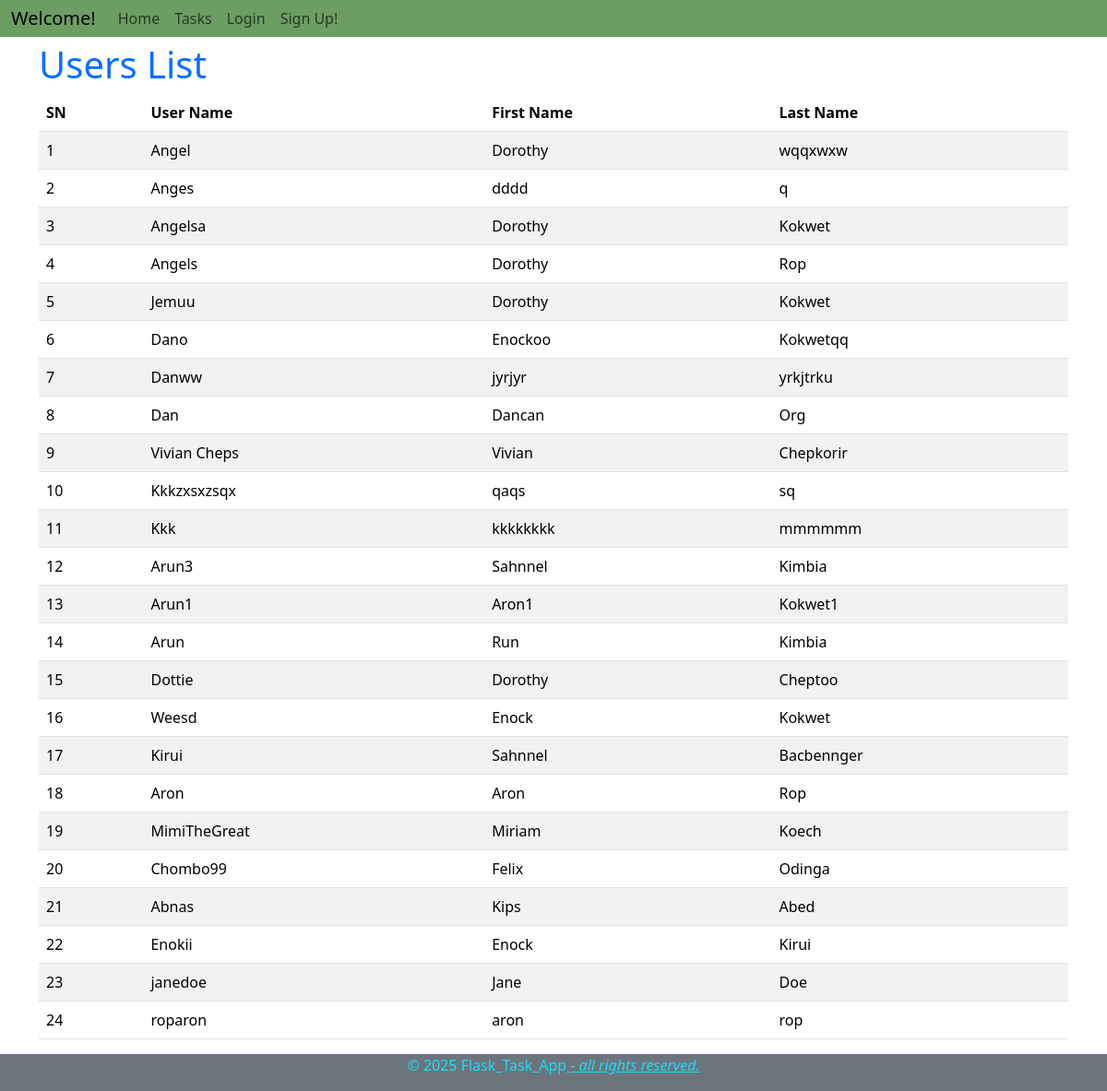
The app's page /user_list, older data.
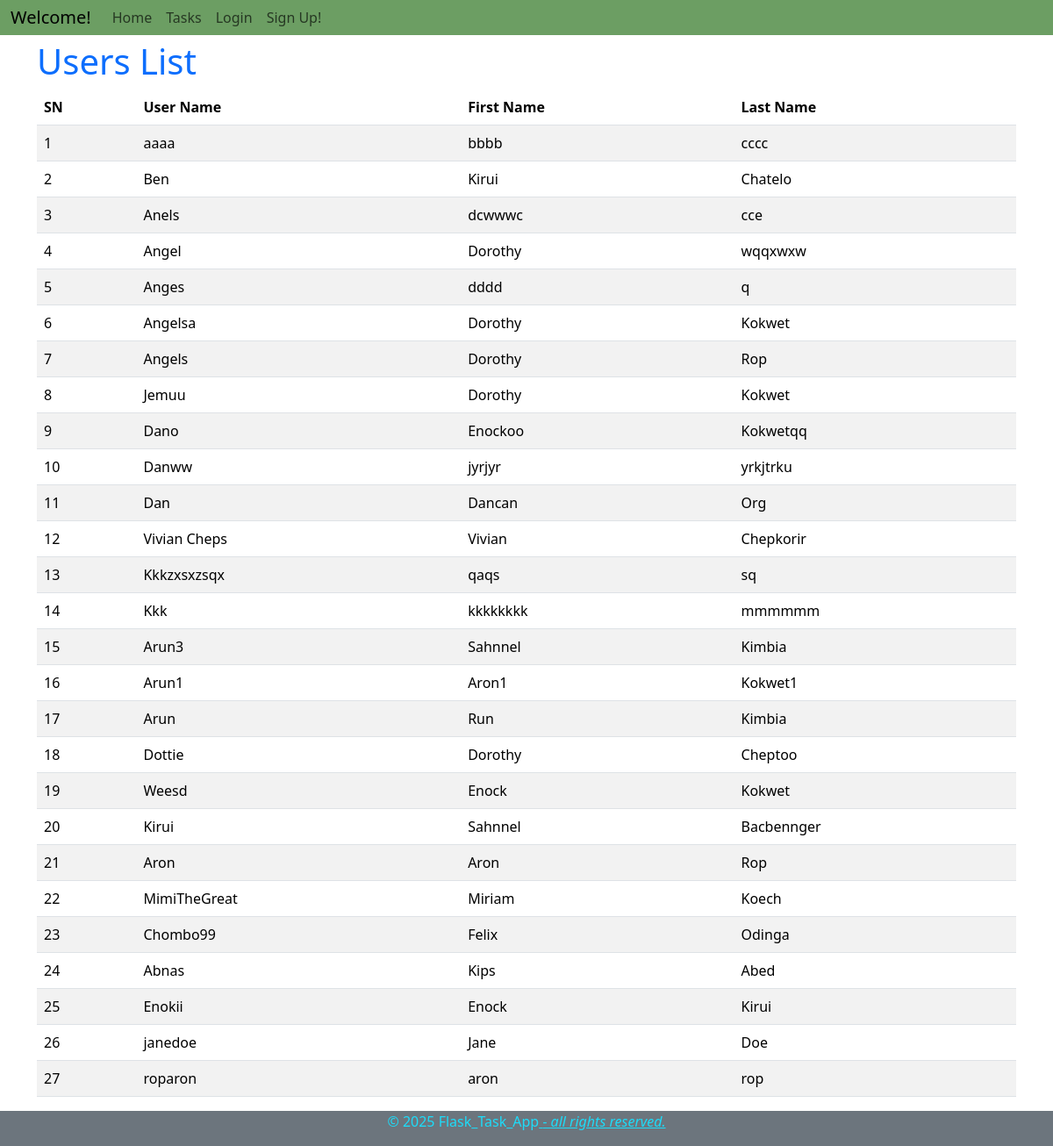
The same page, newer data.
### app/models.py (models this page shows, shortened)
class User(db.Model, UserMixin):
    user_id = db.Column(db.Integer, primary_key=True)
    user_name = db.Column(db.String(50), nullable=False, unique=True)
    first_name = db.Column(db.String(50), nullable=False)
    last_name = db.Column(db.String(50), nullable=False)
    password = db.Column(db.String(50), nullable=False)
    tasks = db.relationship('Task', backref='user', lazy=True)

### app/routes.py (the view)
@app.route('/user_list', methods=['GET'])
def user_list():
    users = User.query.all()
    return render_template('user_list.html', title='User List', users=users)

### app/templates/user_list.html
{% extends "base.html" %}
{% block content %}
<div class="container mt-2">
<h1 class="text-primary">Users List</h1>
<table class="table table-striped table-lg">
    <thead>
        <tr>
            <th>SN</th>
            <th>User Name</th>
            <th>First Name</th>
            <th>Last Name</th>
        </tr>
    </thead>
    <tbody>
        {% for user in users|reverse %}
        <tr>
            <td>{{ loop.index }}</td>
            <td>{{ user.user_name }}</td>
            <td>{{ user.first_name }}</td>
            <td>{{ user.last_name }}</td>
        </tr>
        {% endfor %}
    </tbody>
</table>
</div>
{% endblock %}

Row changes from the older to the newer data that the page shows:
added User: user_name "aaaa", first_name "bbbb", last_name "cccc"
added User: user_name "Ben", first_name "Kirui", last_name "Chatelo"
added User: user_name "Anels", first_name "dcwwwc", last_name "cce"
